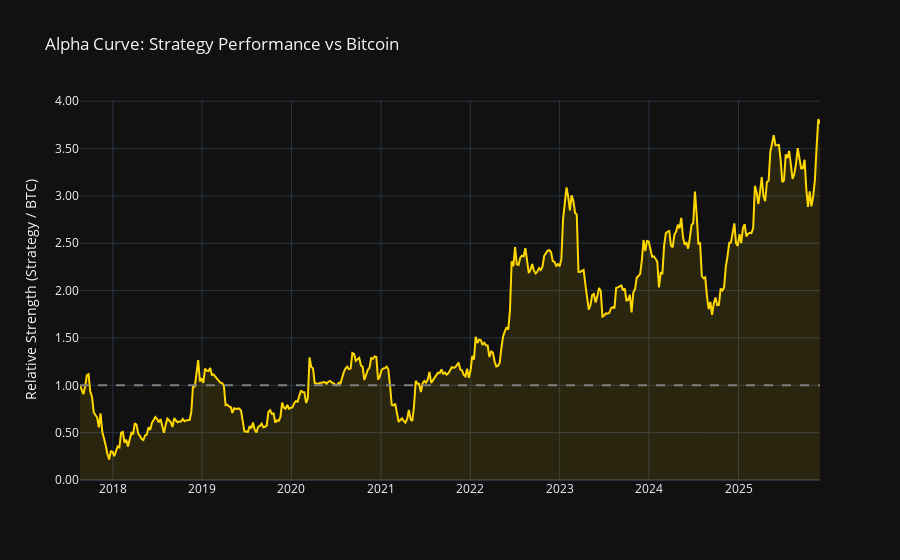

Notebook code for this chart:
### Code cell
benchmark_equity = (1 + results['asset_return']).cumprod()
alpha_curve = results['equity'] / benchmark_equity

fig_alpha = go.Figure()

fig_alpha.add_trace(go.Scatter(
    x=alpha_curve.index, 
    y=alpha_curve, 
    name='Alpha Generation', 
    line=dict(color='#FFD700', width=2), # Couleur Or pour l'Alpha
    fill='tozeroy',
    fillcolor='rgba(255, 215, 0, 0.1)'
))

fig_alpha.update_layout(
    title='Alpha Curve: Strategy Performance vs Bitcoin',
    template='plotly_dark',
    yaxis_title='Relative Strength (Strategy / BTC)',
    yaxis_tickformat='.2f'
)

fig_alpha.add_hline(y=1.0, line_dash="dash", line_color="gray")

fig_alpha.show()

### Figure 1 — Plotly figure (JSON) as saved in the notebook; plotly's stock layout.template omitted (floating-point values rounded to 4 significant figures; data arrays with more than 128 entries replaced by an {"elided": "..."} marker saying what was removed)
{"data": [{"fill": "tozeroy", "fillcolor": "rgba(255, 215, 0, 0.1)", "line": {"color": "#FFD700", "width": 2}, "name": "Alpha Generation", "type": "scatter", "x": {"elided": "433 str values"}, "y": {"elided": "433 float values"}}], "layout": {"shapes": [{"line": {"color": "gray", "dash": "dash"}, "type": "line", "x0": 0, "x1": 1, "xref": "x domain", "y0": 1, "y1": 1, "yref": "y"}], "title": {"text": "Alpha Curve: Strategy Performance vs Bitcoin"}, "yaxis": {"tickformat": ".2f", "title": {"text": "Relative Strength (Strategy / BTC)"}}}}
